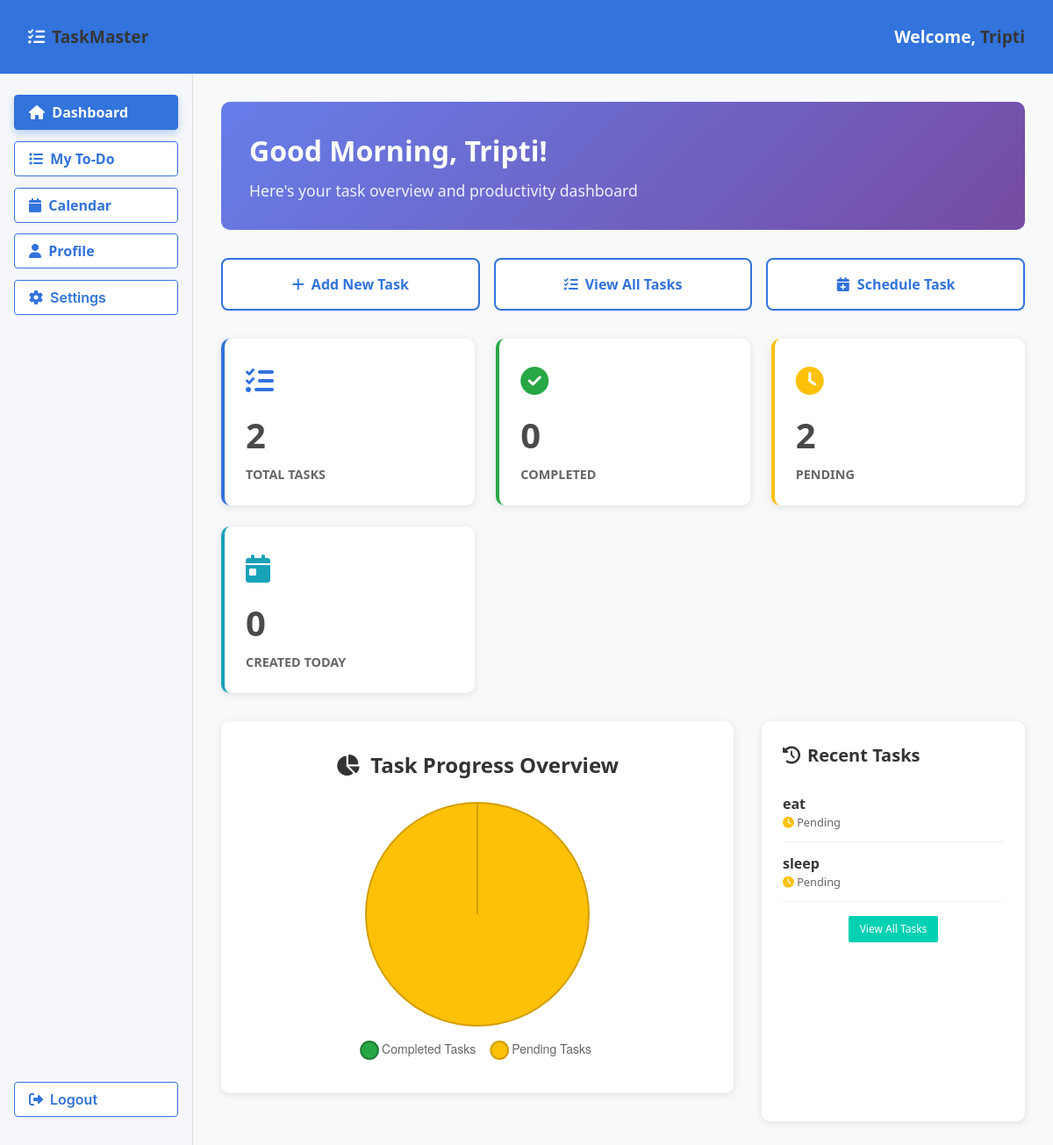
The page /userin/ (signed in) on the database as committed earlier.
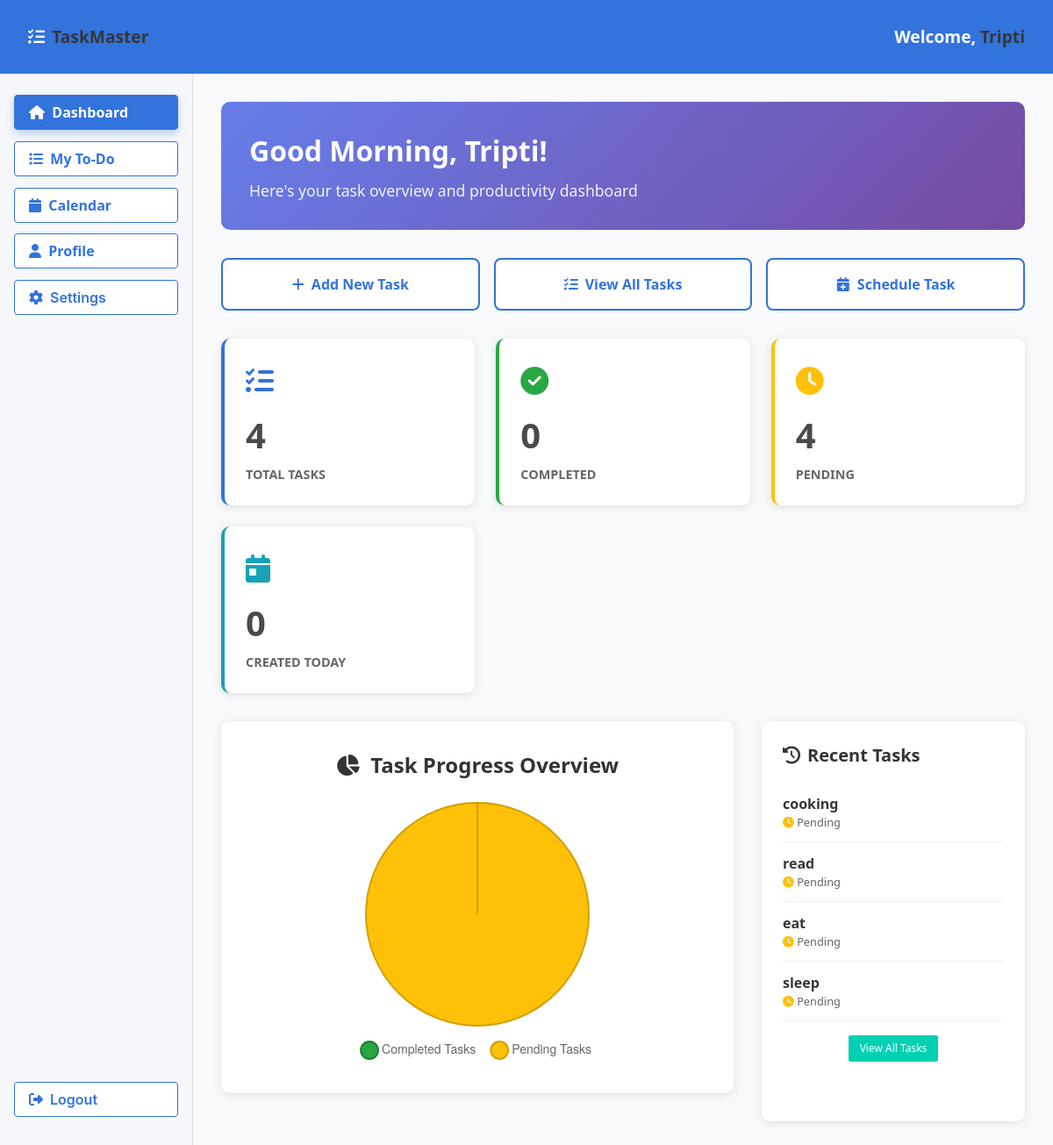
The same page on the database as committed later.
### mainapp/models.py (models this page shows, shortened)
class Tasks(models.Model):
    user = models.ForeignKey(User, on_delete=models.CASCADE, related_name='tasks')
    task = models.TextField()
    created_at = models.DateTimeField(auto_now_add=True)
    order_field = models.PositiveIntegerField(default=0)
    completed = models.BooleanField(default=False)  # Add this field
    completed_at = models.DateTimeField(null=True, blank=True)  # Add this field
    class Meta:
        ordering = ['completed', 'order_field']  # Show pending first

### mainapp/views.py (the view)
# urls.py: path('userin/', views.home, name='home'),
@login_required
def home(request):
    user = request.user
    current_hour = datetime.now().hour
    if 5 <= current_hour < 12:
        greeting = "Good Morning"
    elif 12 <= current_hour < 17:
        greeting = "Good Afternoon"
    elif 17 <= current_hour < 21:
        greeting = "Good Evening"
    else:
        greeting = "Good Night"
    total_tasks = Tasks.objects.filter(user=user).count()
    completed_tasks = Tasks.objects.filter(user=user, completed=True).count()
    pending_tasks = Tasks.objects.filter(user=user, completed=False).count()
    recent_tasks = Tasks.objects.filter(user=user).order_by('-created_at')[:5]
    today_tasks = Tasks.objects.filter(user=user, completed=False, created_at__date=timezone.now().date()).count()
    context = {
        'username': user.get_full_name() or user.username,
        'greeting': greeting,
        'total_tasks': total_tasks,
        'completed_tasks': completed_tasks,
        'pending_tasks': pending_tasks,
        'recent_tasks': recent_tasks,
        'today_tasks': today_tasks,
    }
    return render(request, 'mainapp/dashboard.html', context)

### templates/mainapp/dashboard.html (shortened to what the changed rows need)
{% load static %}
<!DOCTYPE html>
<html lang="en">
<head>
    <link rel="stylesheet" href="https://cdnjs.cloudflare.com/ajax/libs/font-awesome/6.4.0/css/all.min.css">
    <link rel="stylesheet" href="https://cdn.jsdelivr.net/npm/bulma@0.9.4/css/bulma.min.css">
</head>
<body>
    <div id="dashboard-container">
        <div id="main-content">
            <section id="content-area">
                <div class="welcome-section">
                    <h1 class="welcome-title" id="greeting">Good Day, {{ username }}!</h1>
                </div>
                <div class="dashboard-grid">
                    <div class="dashboard-card total">
                        <div class="card-icon">
                            <i class="fas fa-tasks" style="color: #3273dc;"></i>
                        </div>
                        <div class="card-number">{{ total_tasks }}</div>
                        <div class="card-label">Total Tasks</div>
                    </div>
                    <div class="dashboard-card pending">
                        <div class="card-icon">
                            <i class="fas fa-clock" style="color: #ffc107;"></i>
                        </div>
                        <div class="card-number">{{ pending_tasks }}</div>
                        <div class="card-label">Pending</div>
                    </div>
                </div>
                <div class="dashboard-layout">
                    <div class="chart-container">
                        <h2 class="chart-title">
                            <i class="fas fa-chart-pie"></i>&nbsp;&nbsp;Task Progress Overview
                        </h2>
                    </div>
                    <div class="recent-tasks">
                        <h2 class="section-title">
                            <i class="fas fa-history"></i>
                            Recent Tasks
                        </h2>
                        {% if recent_tasks %}
                            {% for task in recent_tasks %}
                                <div class="task-item">
                                    <div class="task-text">
                                        <strong>{{ task.task|truncatechars:30 }}</strong>
                                        <div class="task-meta">
                                            {% if task.completed %}
                                                <i class="fas fa-check-circle" style="color: #28a745;"></i> Completed
                                            {% else %}
                                                <i class="fas fa-clock" style="color: #ffc107;"></i> Pending
                                            {% endif %}
                                        </div>
                                    </div>
                                </div>
                            {% endfor %}
                        {% endif %}
                    </div>
                </div>
            </section>
        </div>
    </div>
</body>
</html>

Rows that differ between the two databases and show on the page:
added Tasks: task "cooking", completed False (drawn)
added Tasks: task "read", completed False (drawn)
Other text that changed with them:
{{ total_tasks }}: "2" → "4"
{{ pending_tasks }}: "2" → "4"
